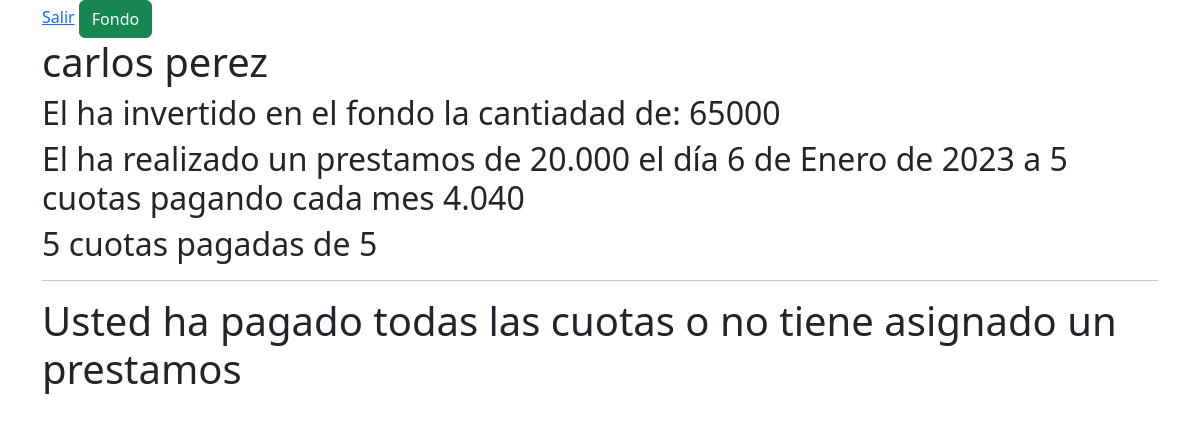
Screenshot of /informacion/4 with the database file from the repository.
### bancoapp/models.py (models this page shows, shortened)
class Usuarios(AbstractUser):
    cedula = models.IntegerField(null=True)
    socio = models.BooleanField(default=False)

class Fondo(models.Model):
    inversionista = models.ForeignKey(Usuarios, on_delete=models.CASCADE)
    ahorro = models.IntegerField()

class Prestamo(models.Model):
    prestamista = models.ForeignKey(Usuarios, on_delete=models.CASCADE)
    prestamo = models.IntegerField(null=True, default=0)
    cuotasPrestamo = models.IntegerField(null=True, default=0)
    cuotasPorPagar = models.IntegerField(null=True, default=0)
    fecha = models.DateField(auto_now_add=True)

### bancoapp/views.py (the view, shortened to what this page needs)
# urls.py: path("informacion/<int:id>", informacion, name="informacion-usuario"),
def informacion(request, id):
    if request.method == "GET":
        usuario = Usuarios.objects.get(id=id)
        try:
            inversion = Fondo.objects.get(inversionista = usuario.id)
        except:
            inversion = False
        try:
            prestamo = Prestamo.objects.get(prestamista = usuario.id)
            prestamoInteres = prestamo.prestamo
            if usuario.socio == True:
                prestamoInteres = (prestamo.prestamo * 0.01) + prestamoInteres
            else:
                prestamoInteres = (prestamo.prestamo * 0.025) + prestamoInteres
            prestamoInteres = (prestamoInteres / prestamo.cuotasPrestamo)
        except:
            prestamoInteres = 0
            prestamo = False
        context = {
            'user': usuario,
            'prestamoInteres': prestamoInteres,
            'prestamo': prestamo,
            'inversion': inversion,
        }
        return render(request, 'informacion.html', context)

### templates/informacion.html (shortened to what this page needs)
{% extends 'base.html' %}
{% block contenido  %}
    {% load humanize %}
    {% if user.socio %}
        <a href="{% url 'fondo' user.id %}" class="btn btn-success">Fondo</a>
    {% endif %}
    <h1>{{user.username}} {{user.last_name}}</h1>
    {% if inversion is False and user.socio == True %}
        <h2>El usuario aún no ha realizado ahorros al fondo</h2>
    {% elif user.socio != True %}
        <h3>Las personas de terceros no necesitan invertir en el fondo para solicitar un prestamo</h3>
    {% else %}
        <h2>El ha invertido en el fondo la cantiadad de: {{inversion.ahorro}}</h2>
    {% endif %}
    {% if prestamo is False %}
        <h2>Al usuario no se le ha concedido un prestamo aún</h2>
    {% else %}
        <h2>El ha realizado un prestamos de {{prestamo.prestamo | intcomma}} el día {{prestamo.fecha}} a {{prestamo.cuotasPrestamo}} cuotas pagando cada mes {{prestamoInteres | floatformat:"0" | intcomma}}</h2>
        <h2>{{prestamo.cuotasPorPagar}} cuotas pagadas de {{prestamo.cuotasPrestamo}}</h2>
    {% endif %}
    <hr>
    {% if prestamo.cuotasPrestamo != prestamo.cuotasPorPagar%}
            <form action="{% url 'informacion-usuario' user.id %}" method="post">
                {% csrf_token %}
                <div class="form-group">
                    <label id="cuotas">Ingrese el número de cuotas a pagar</label>
                    <input type="number" name="cuotas" min="1" max="{{prestamo.cuotasPrestamo}}" required>
                </div>
                <input class="btn btn-primary my-4" type="submit" value="Pagar">
            </form>
    {% else %}
        <h1>Usted ha pagado todas las cuotas o no tiene asignado un prestamos</h1>
    {% endif %}
{% endblock %}

### rows the page displays
Usuarios: username "carlos", last_name "perez"
Fondo: ahorro "65000"
Prestamo: prestamo "20.000", fecha "6 de Enero de 2023", cuotasPrestamo "5", cuotasPorPagar "5"

### other values shown
{{ prestamoInteres | floatformat:"0" | intcomma }} "4.040"
